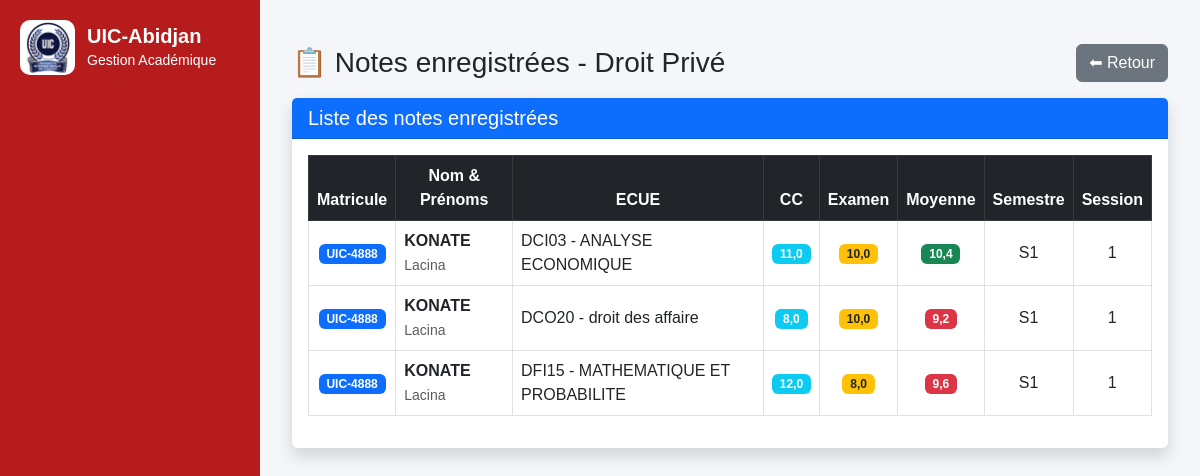
The page /lmd/droit-prive/notes/detail/ on the database as committed earlier.
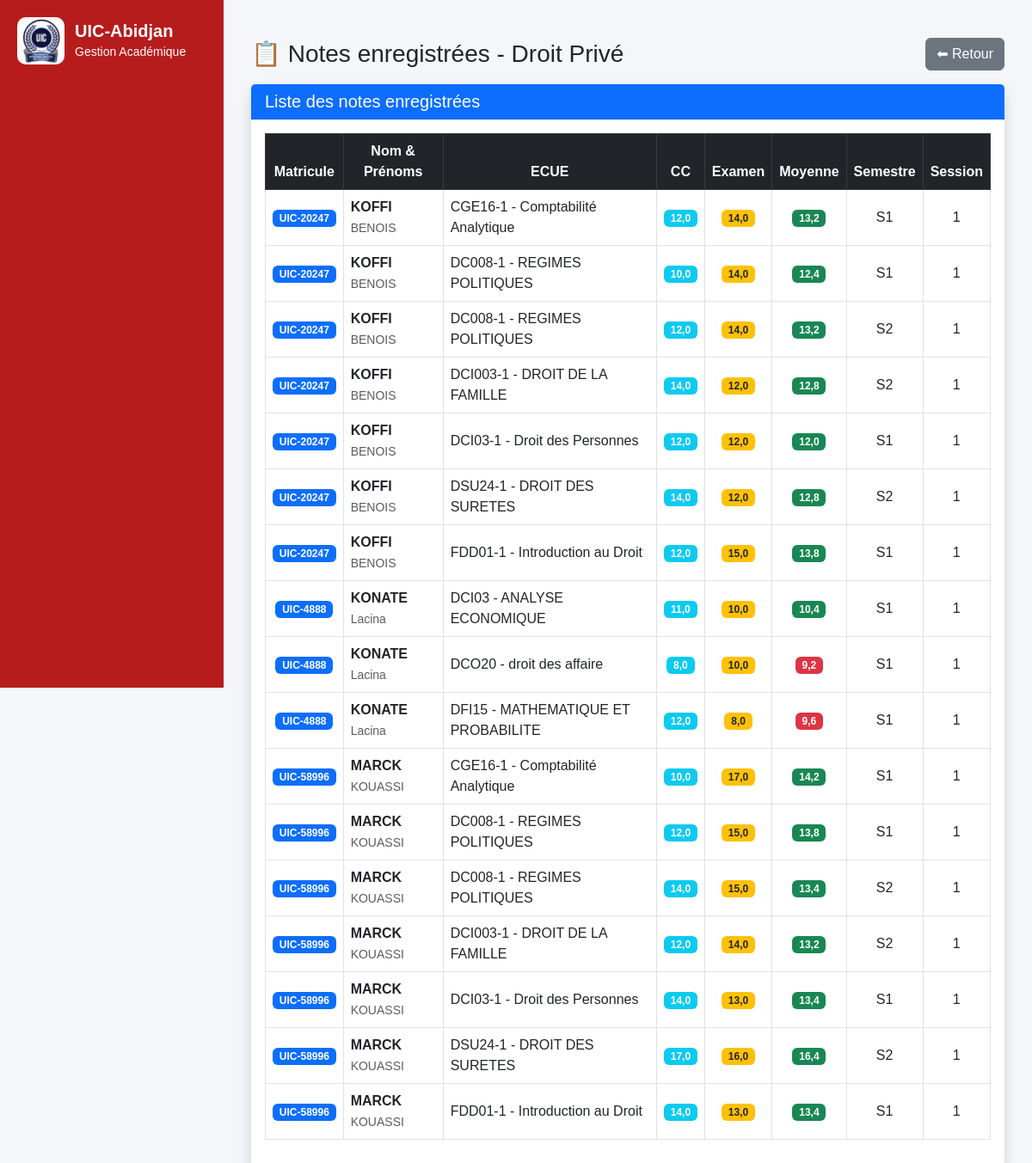
The same page on the database as committed later.
### lmd/models.py (models this page shows, shortened)
class NoteLMD(models.Model):
    SESSION_CHOICES = (
        ("1", "Session 1"),
        ("2", "Session 2 (Rattrapage)"),
    )
    SEMESTRE_CHOICES = (
        ("S1", "Semestre 1"),
        ("S2", "Semestre 2"),
        ("S3", "Semestre 3"),
        ("S4", "Semestre 4"),
        ("S5", "Semestre 5"),
        ("S6", "Semestre 6"),
    )
    etudiant = models.ForeignKey(
        "EtudiantLMD",
        on_delete=models.CASCADE,
        related_name="notes_lmd"
    )
    ecue = models.ForeignKey(
        "ECUE",
        on_delete=models.CASCADE,
        related_name="notes"
    )
    semestre = models.CharField(
        max_length=2,
        choices=SEMESTRE_CHOICES,
        default="S1"
    )
    session = models.CharField(
        max_length=20,
        choices=SESSION_CHOICES,
        default="1"
    )
    cc = models.FloatField(
        default=0
    )
    examen = models.FloatField(
        default=0
    )
    moyenne = models.FloatField(
        blank=True,
        null=True,
        editable=False
    )
    class Meta:
        constraints = [
            models.UniqueConstraint(
                fields=[
                    "etudiant",
                    "ecue",
                    "semestre",
                    "session"
                ],
                name="unique_note_par_session"
            )
        ]

class EtudiantLMD(models.Model):
    user = models.OneToOneField(
        User,
        on_delete=models.CASCADE,
        null=True,
        blank=True,
        related_name="etudiant_lmd"
    )
    matricule = models.CharField(
        max_length=50,
        unique=True,
        db_index=True
    )
    nom = models.CharField(
        max_length=100,
        db_index=True
    )
    prenoms = models.CharField(
        max_length=150
    )
    sexe = models.CharField(
        max_length=1,
        choices=(
            ('M', 'Masculin'),
            ('F', 'Féminin'),
        )
    )
    STATUTS = [
        ("AF", "Affecté"),
        ("NF", "Non Affecté"),
    ]
    statut = models.CharField(
        max_length=20,
        choices=STATUTS,
        default="NF"
    )
    date_naissance = models.DateField(
        null=True,
        blank=True
    )
    lieu_naissance = models.CharField(
        max_length=100,
        blank=True,
        null=True
    )
    telephone = models.CharField(
        max_length=30,
        blank=True
    )
    email = models.EmailField(
        blank=True
    )
    NIVEAUX = [
        ("L1", "Licence 1"),
        ("L2", "Licence 2"),
        ("L3", "Licence 3"),
        ("M1", "Master 1"),
        ("M2", "Master 2"),
        ("DOC", "Doctorat"),
    ]
    niveau = models.CharField(
        max_length=10,
        choices=NIVEAUX,
        db_index=True
    )
    filiere = models.ForeignKey(
        "FiliereLMD",
        on_delete=models.CASCADE,
        related_name="etudiants"
    )
    annee_academique = models.CharField(
        max_length=20,
        db_index=True
    )
    date_inscription = models.DateTimeField(
        auto_now_add=True
    )
    actif = models.BooleanField(
        default=True
    )
    class Meta:
        ordering = [
            "nom",
            "prenoms"
        ]
        constraints = [
            models.UniqueConstraint(
                fields=[
                    "matricule",
                    "annee_academique"
                ],
                name="unique_etudiant_annee"
            )
        ]

class ECUE(models.Model):
    ue = models.ForeignKey(
        UE,
        on_delete=models.CASCADE,
        related_name="ecues"
    )
    code = models.CharField(max_length=20)
    libelle = models.CharField(max_length=200)
    coefficient = models.IntegerField(default=1)
    credit = models.IntegerField(default=1)
    ordre = models.IntegerField(default=1)
    semestre = models.CharField(
        max_length=5,
        choices=[
            ("S1", "Semestre 1"),
            ("S2", "Semestre 2"),
        ],
        default="S1"
    )

### lmd/views.py (the view)
# urls.py: path("droit-prive/notes/detail/",views.droit_prive_notes_detail,name="droit_prive_notes_detail"),
def droit_prive_notes_detail(request):
    filiere = get_object_or_404(
        FiliereLMD,
        libelle="Droit Privé"
    )
    niveau = request.GET.get(
        "niveau",
        "L1"
    )
    semestre = request.GET.get(
        "semestre",
        "S1"
    )
    notes = (
        NoteLMD.objects
        .filter(
            etudiant__filiere=filiere,
            etudiant__niveau=niveau,
            ecue__semestre=semestre
        )
        .select_related(
            "etudiant",
            "ecue"
        )
        .order_by(
            "etudiant__nom",
            "ecue__code"
        )
    )
    return render(
        request,
         "lmd/l3/droit/detail_notes.html",
        {
            "notes":notes,
            "niveau":niveau,
            "semestre":semestre,
        }
    )

### lmd/templates/lmd/l3/droit/detail_notes.html (shortened to what this page needs)
{% extends "base.html" %}
{% block content %}
<div class="container mt-4">
    <div class="d-flex justify-content-between align-items-center mb-3">
        <h3 class="mb-0">
            📋 Notes enregistrées - Droit Privé
        </h3>
        <a href="{% url 'l3_droit_notes' %}" class="btn btn-secondary">
            ⬅ Retour
        </a>
    </div>
    <div class="card shadow border-0">
        <div class="card-header bg-primary text-white">
            <h5 class="mb-0">
                Liste des notes enregistrées
            </h5>
        </div>
        <div class="card-body">
            <div class="table-responsive">
                <table class="table table-bordered table-hover align-middle">
                    <thead class="table-dark text-center">
                        <tr>
                            <th>Matricule</th>
                            <th>Nom & Prénoms</th>
                            <th>ECUE</th>
                            <th>CC</th>
                            <th>Examen</th>
                            <th>Moyenne</th>
                            <th>Semestre</th>
                            <th>Session</th>
                        </tr>
                    </thead>
                    <tbody>
                        {% for note in notes %}
                        <tr>
                            <td class="text-center">
                                <span class="badge bg-primary">
                                    {{ note.etudiant.matricule }}
                                </span>
                            </td>
                            <td>
                                <strong>{{ note.etudiant.nom }}</strong><br>
                                <small class="text-muted">
                                    {{ note.etudiant.prenoms }}
                                </small>
                            </td>
                            <td>
                                {{ note.ecue.code }} - {{ note.ecue.libelle }}
                            </td>
                            <td class="text-center">
                                <span class="badge bg-info">
                                    {{ note.cc }}
                                </span>
                            </td>
                            <td class="text-center">
                                <span class="badge bg-warning text-dark">
                                    {{ note.examen }}
                                </span>
                            </td>
                            <td class="text-center">
                                {% if note.moyenne >= 10 %}
                                    <span class="badge bg-success">
                                        {{ note.moyenne }}
                                    </span>
                                {% else %}
                                    <span class="badge bg-danger">
                                        {{ note.moyenne }}
                                    </span>
                                {% endif %}
                            </td>
                            <td class="text-center">
                                {{ note.semestre }}
                            </td>
                            <td class="text-center">
                                {{ note.session }}
                            </td>
                        </tr>
                        {% endfor %}
                    </tbody>
                </table>
            </div>
        </div>
    </div>
</div>
{% endblock %}

Rows that differ between the two databases and show on the page:
added NoteLMD: etudiant.matricule "UIC-20247", etudiant.nom "KOFFI", etudiant.prenoms "BENOIS", ecue.code "CGE16-1", ecue.libelle "Comptabilité Analytique", cc "12,0", examen "14,0", moyenne "13,2", semestre "S1", session "1"
added NoteLMD: etudiant.matricule "UIC-20247", etudiant.nom "KOFFI", etudiant.prenoms "BENOIS", ecue.code "DC008-1", ecue.libelle "REGIMES POLITIQUES", cc "10,0", examen "14,0", moyenne "12,4", semestre "S1", session "1"
added NoteLMD: etudiant.matricule "UIC-20247", etudiant.nom "KOFFI", etudiant.prenoms "BENOIS", ecue.code "DC008-1", ecue.libelle "REGIMES POLITIQUES", cc "12,0", examen "14,0", moyenne "13,2", semestre "S2", session "1"
added NoteLMD: etudiant.matricule "UIC-20247", etudiant.nom "KOFFI", etudiant.prenoms "BENOIS", ecue.code "DCI003-1", ecue.libelle "DROIT DE LA FAMILLE", cc "14,0", examen "12,0", moyenne "12,8", semestre "S2", session "1"
added NoteLMD: etudiant.matricule "UIC-20247", etudiant.nom "KOFFI", etudiant.prenoms "BENOIS", ecue.code "DCI03-1", ecue.libelle "Droit des Personnes", cc "12,0", examen "12,0", moyenne "12,0", semestre "S1", session "1"
added NoteLMD: etudiant.matricule "UIC-20247", etudiant.nom "KOFFI", etudiant.prenoms "BENOIS", ecue.code "DSU24-1", ecue.libelle "DROIT DES SURETES", cc "14,0", examen "12,0", moyenne "12,8", semestre "S2", session "1"
added NoteLMD: etudiant.matricule "UIC-20247", etudiant.nom "KOFFI", etudiant.prenoms "BENOIS", ecue.code "FDD01-1", ecue.libelle "Introduction au Droit", cc "12,0", examen "15,0", moyenne "13,8", semestre "S1", session "1"
added NoteLMD: etudiant.matricule "UIC-58996", etudiant.nom "MARCK", etudiant.prenoms "KOUASSI", ecue.code "CGE16-1", ecue.libelle "Comptabilité Analytique", cc "10,0", examen "17,0", moyenne "14,2", semestre "S1", session "1"
added NoteLMD: etudiant.matricule "UIC-58996", etudiant.nom "MARCK", etudiant.prenoms "KOUASSI", ecue.code "DC008-1", ecue.libelle "REGIMES POLITIQUES", cc "12,0", examen "15,0", moyenne "13,8", semestre "S1", session "1"
added NoteLMD: etudiant.matricule "UIC-58996", etudiant.nom "MARCK", etudiant.prenoms "KOUASSI", ecue.code "DC008-1", ecue.libelle "REGIMES POLITIQUES", cc "14,0", examen "15,0", moyenne "13,4", semestre "S2", session "1"
added NoteLMD: etudiant.matricule "UIC-58996", etudiant.nom "MARCK", etudiant.prenoms "KOUASSI", ecue.code "DCI003-1", ecue.libelle "DROIT DE LA FAMILLE", cc "12,0", examen "14,0", moyenne "13,2", semestre "S2", session "1"
added NoteLMD: etudiant.matricule "UIC-58996", etudiant.nom "MARCK", etudiant.prenoms "KOUASSI", ecue.code "DCI03-1", ecue.libelle "Droit des Personnes", cc "14,0", examen "13,0", moyenne "13,4", semestre "S1", session "1"
added NoteLMD: etudiant.matricule "UIC-58996", etudiant.nom "MARCK", etudiant.prenoms "KOUASSI", ecue.code "DSU24-1", ecue.libelle "DROIT DES SURETES", cc "17,0", examen "16,0", moyenne "16,4", semestre "S2", session "1"
added NoteLMD: etudiant.matricule "UIC-58996", etudiant.nom "MARCK", etudiant.prenoms "KOUASSI", ecue.code "FDD01-1", ecue.libelle "Introduction au Droit", cc "14,0", examen "13,0", moyenne "13,4", semestre "S1", session "1"
